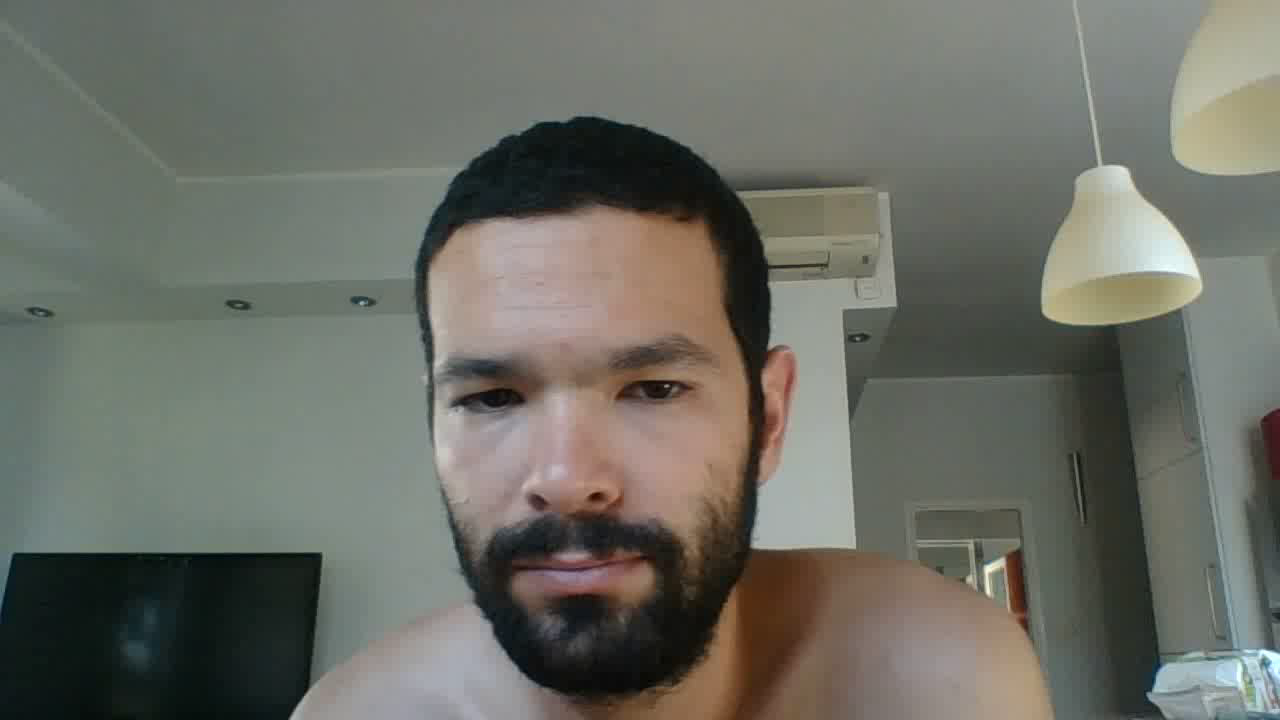
#> input picture frame 12 of INPUT.avi, 1280 x 720 px
$ python trimap.py   (older library calls are emulated)
#> lines starting #> are read from the running program, lines starting #| are printed output that depends on the picture; after the words box and inside, x2 and y2 are one past the last pixel; in counts of white or black regions, pixels touching at a corner belong together
import cv2
import numpy as np
import matplotlib.pyplot as plt
import os
from utilities import create_video_from_image_folder

frames_folder = "trimap_frames"


def trimap(video_input):
#> called with video_input = 'input.avi'
    cap = cv2.VideoCapture(video_input)
    total_frames = int(cap.get(cv2.CAP_PROP_FRAME_COUNT))

    output_folder = "trimap_frames"
    frame_num = 0
    if not os.path.exists(frames_folder):
        os.makedirs(frames_folder)

    while cap.isOpened(): # play the video by reading frame by frame
        ret, frame = cap.read()
#> frame is the input picture: shape (720, 1280, 3); mean B, G, R 100.8, 109.2, 107.9

        if (ret == True):
            frame1=frame
            image = cv2.cvtColor(frame, cv2.COLOR_BGR2GRAY)
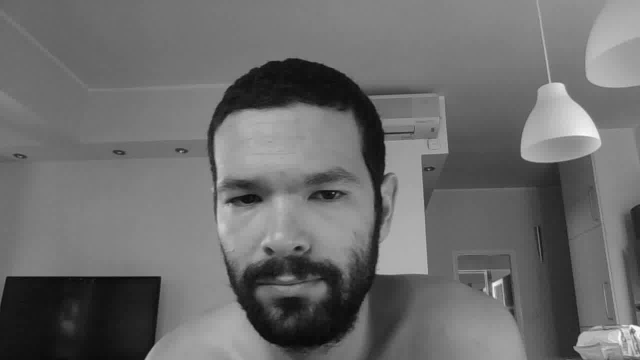
#> image: shape (720, 1280) (shown at 1/2 size); min 1, max 252, mean 107.8
            ret, thresh = cv2.threshold(image, 145, 255, cv2.THRESH_BINARY_INV)
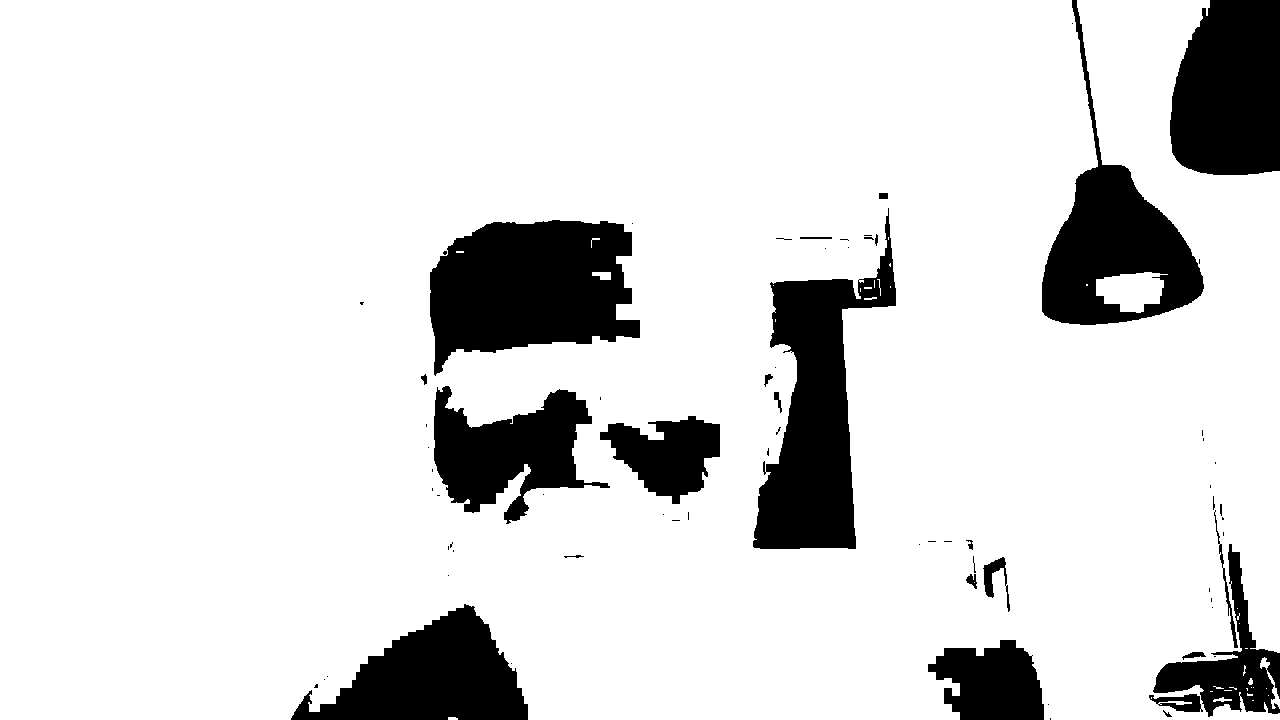
#> thresh: shape (720, 1280); 86.2% white; 73 black regions (49 under 20 px), largest, box (x1, y1, x2, y2) and area: (430, 220, 640, 376) 23127, (753, 208, 896, 549) 21275, (1170, 0, 1280, 175) 16976
            kernel1 = np.ones((12,12), np.uint8)
            erosion = cv2.erode(thresh, kernel1, iterations=1)
#> erosion: shape (720, 1280); 81% white; 18 black regions, largest, box (x1, y1, x2, y2) and area: (416, 215, 726, 530) 56100, (748, 188, 902, 555) 29608, (1037, 0, 1210, 331) 23396
            # cv2.imshow("AfterErosion", erosion)

            kernel2 = np.ones((3,3), np.uint8)
            dilation = cv2.dilate(erosion, kernel2, iterations=2)
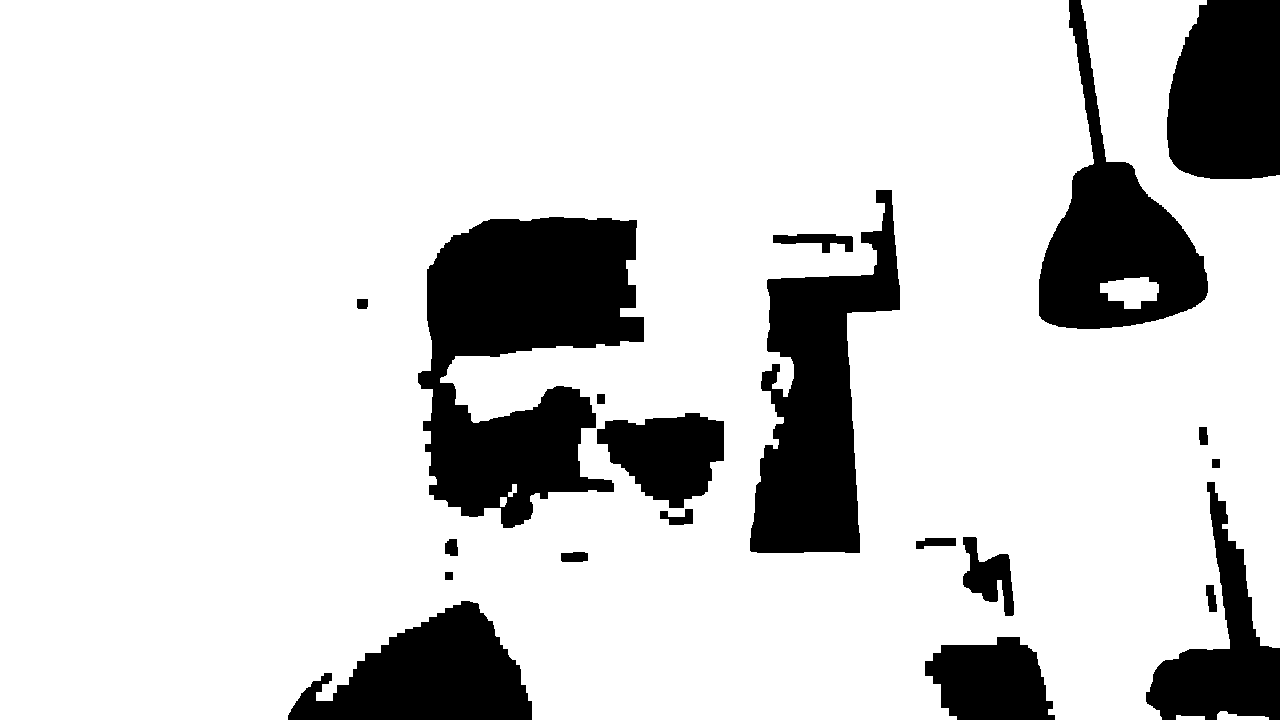
#> dilation: shape (720, 1280); 82.7% white; 20 black regions
            # cv2.imshow("AfterDilation", dilation)

            image, contours, hierarchy = cv2.findContours(dilation, cv2.RETR_EXTERNAL, cv2.CHAIN_APPROX_NONE)
#> contours = 4 contours; box (x1, y1, x2, y2) and area: (0, 0, 1280, 720) 840771, (1100, 277, 1159, 309) 1213, (1217, 711, 1269, 720) 214, (1176, 715, 1205, 720) 88
            # plt.imshow(image)
            # plt.show()

            #sort contours
            sorted_ctrs = sorted(contours, key=lambda ctr: cv2.boundingRect(ctr)[1])
#> sorted_ctrs has the same summary as contours

            mask = np.zeros_like(frame1)  # Create mask where white is what we want, black otherwise
            cv2.drawContours(mask, sorted_ctrs, 0, (255, 255, 255), -1)  # Draw filled contour in mask
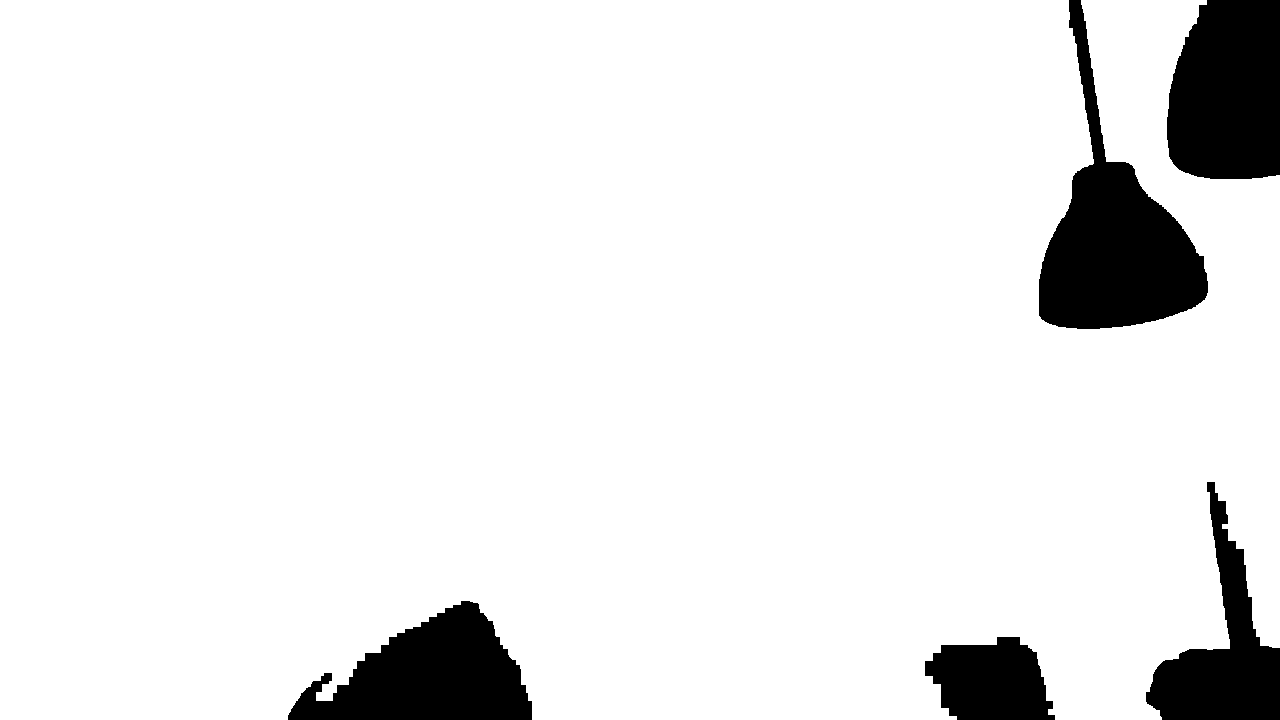
#> mask: shape (720, 1280, 3); 91.5% white; 5 black regions, box (x1, y1, x2, y2) and area: (1039, 0, 1208, 329) 22266, (1167, 0, 1280, 179) 18108, (288, 601, 532, 720) 17160, (1146, 482, 1280, 720) 12344, (925, 637, 1055, 720) 8109
            out = np.zeros_like(frame1)  # Extract out the object and place into output image
            out[mask == 255] = [255]

            image1 = cv2.cvtColor(out, cv2.COLOR_BGR2GRAY)

            # noise removal
            kernel = np.ones((5, 5), np.uint8)
            opening = cv2.morphologyEx(image1, cv2.MORPH_OPEN, kernel, iterations=1)

            # sure background area
            sure_bg = cv2.dilate(opening, kernel, iterations=1)

            # Finding sure foreground area
            sure_fg = cv2.erode(opening, kernel, iterations=1)
            # cv2.imshow("foreground", sure_fg)

            # Finding unknown region
            sure_fg = np.uint8(sure_fg)
            unknown = cv2.subtract(sure_bg, sure_fg)
            ret, thresh = cv2.threshold(unknown, 240, 255, cv2.THRESH_BINARY)

            unknown[thresh == 255] = 127
            #cv2.imshow("unknown", unknown)

            final_mask = sure_fg + unknown
            # cv2.imshow("final_mask", final_mask)
#> (the run stopped early here; a loop or call above may not have finished)

$ run again, starting later in the video
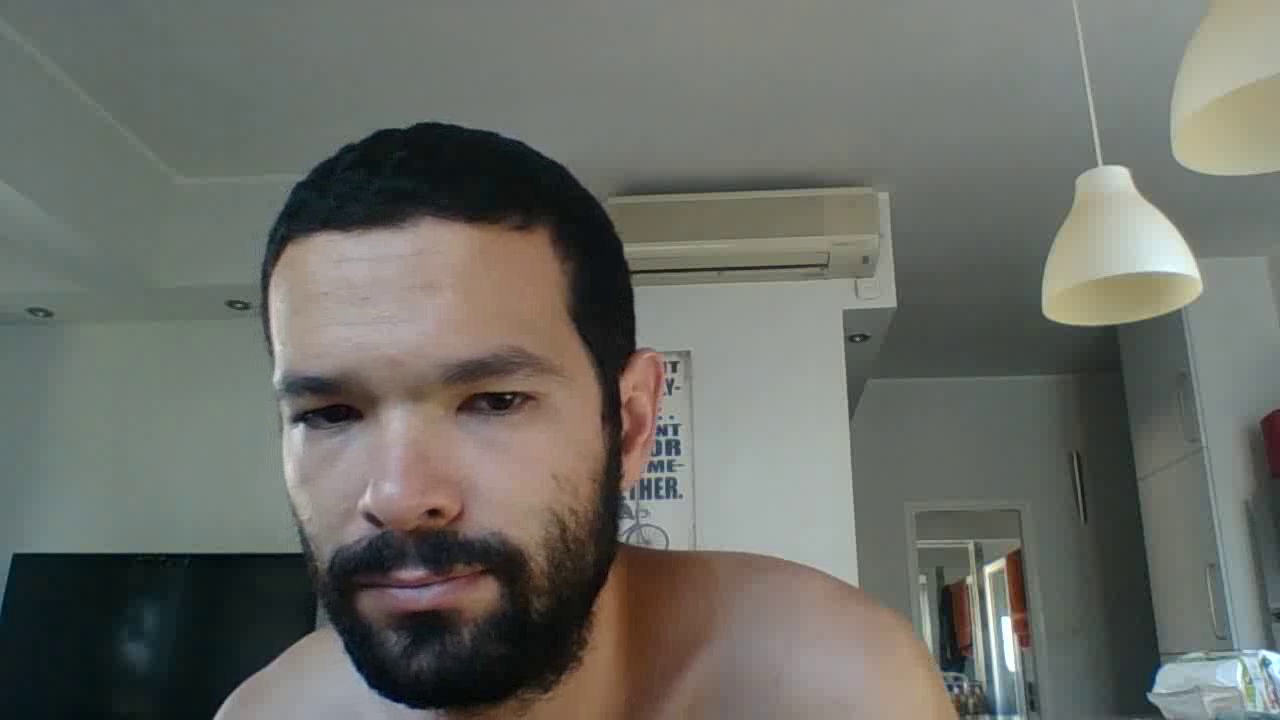
#> input picture frame 58 of INPUT.avi, 1280 x 720 px
#> in trimap, frame is the input picture: shape (720, 1280, 3); mean B, G, R 101.9, 108.2, 106.7
#> in trimap, `ret, thresh = cv2.threshold(image, 145, 255, cv2.THRESH_BINARY_INV)`:
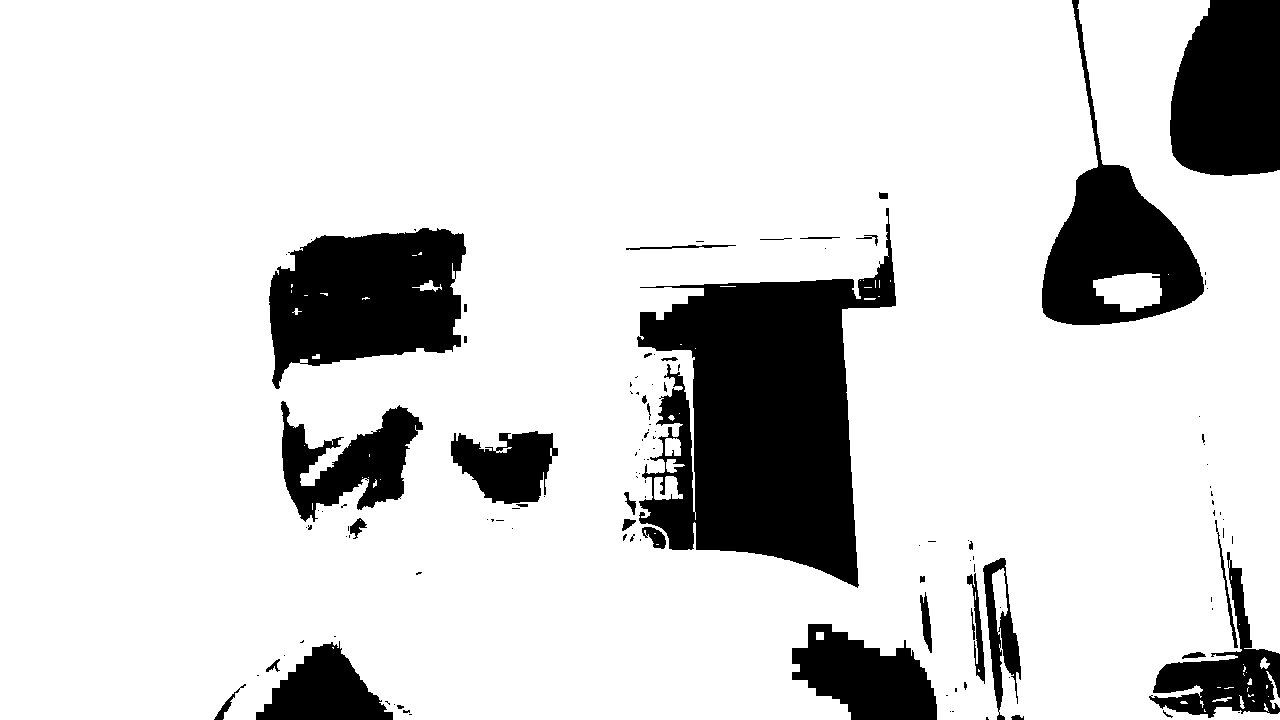
#> thresh: shape (720, 1280); 83.9% white; 125 black regions (87 under 20 px), largest, box (x1, y1, x2, y2) and area: (637, 208, 896, 588) 51598, (269, 228, 466, 389) 22077, (1170, 0, 1280, 176) 17011
#> erosion: shape (720, 1280); 77.2% white; 18 black regions, largest, box (x1, y1, x2, y2) and area: (617, 187, 902, 594) 67650, (264, 223, 473, 395) 27264, (1037, 0, 1214, 331) 23515
#> dilation: shape (720, 1280); 79.3% white; 22 black regions
#> contours = 9 contours, 1 with area under 20; largest, box (x1, y1, x2, y2) and area: (0, 0, 1280, 720) 837368, (941, 680, 994, 720) 1310, (1100, 277, 1157, 309) 1171, (1005, 684, 1014, 713) 157, (1219, 711, 1238, 720) 98, (997, 580, 1003, 597) 65, (1247, 716, 1267, 720) 54, (1177, 716, 1186, 720) 24
#> sorted_ctrs has the same summary as contours
#> in trimap, `cv2.drawContours(mask, sorted_ctrs, 0, (255, 255, 255), -1)`:
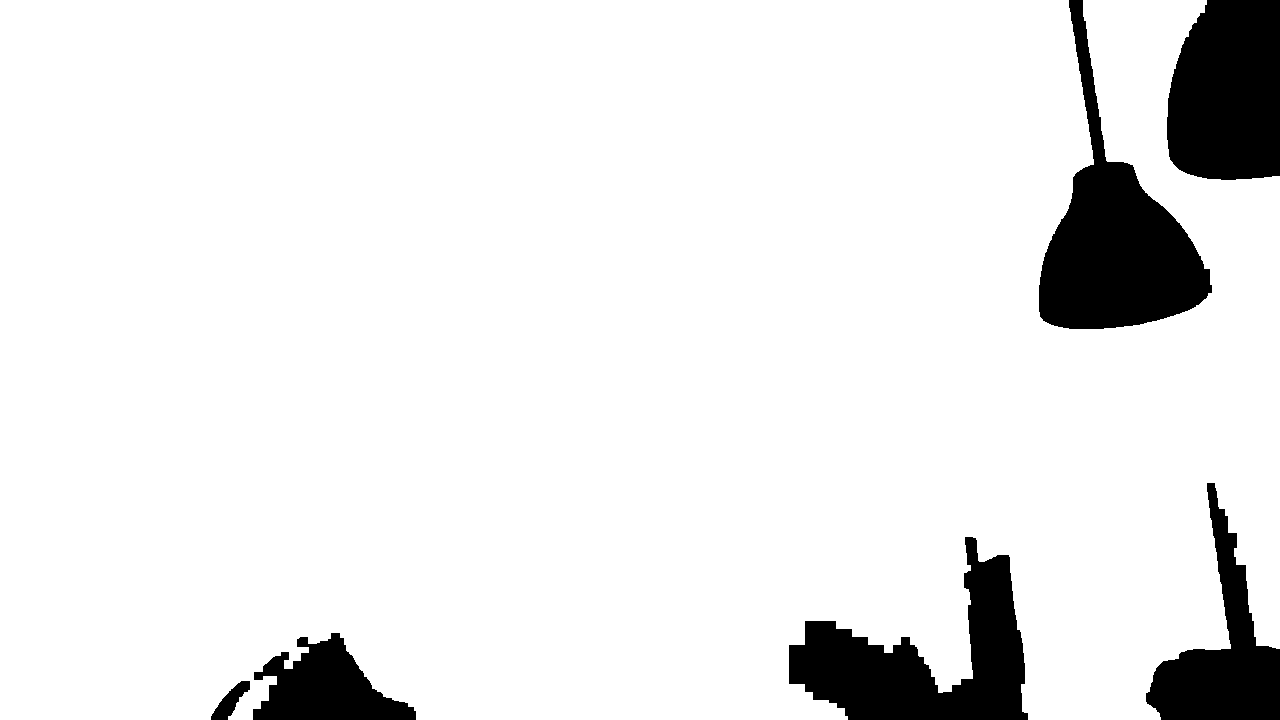
#> mask: shape (720, 1280, 3); 91.2% white; 6 black regions, box (x1, y1, x2, y2) and area: (1039, 0, 1212, 329) 22340, (789, 537, 1028, 720) 19765, (1167, 0, 1280, 180) 18136, (1146, 483, 1280, 720) 12120, (253, 633, 416, 720) 8144, (211, 681, 250, 720) 652
